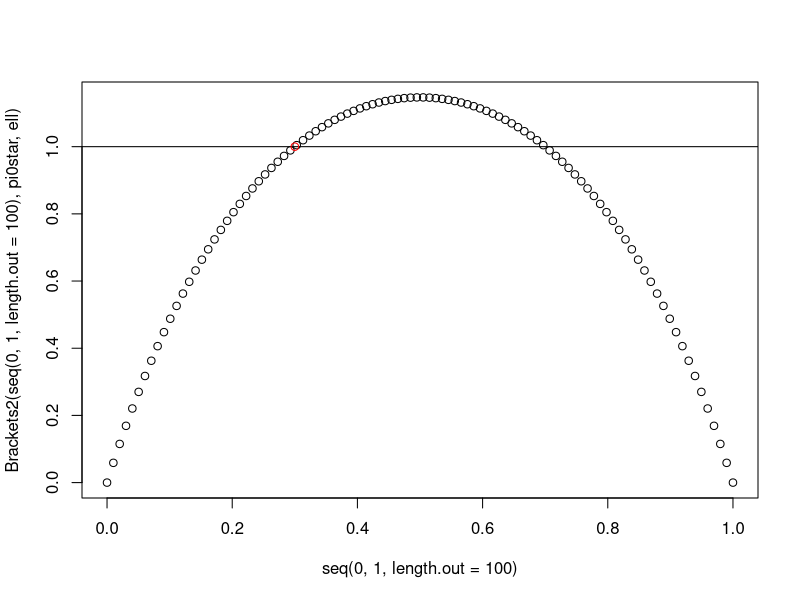
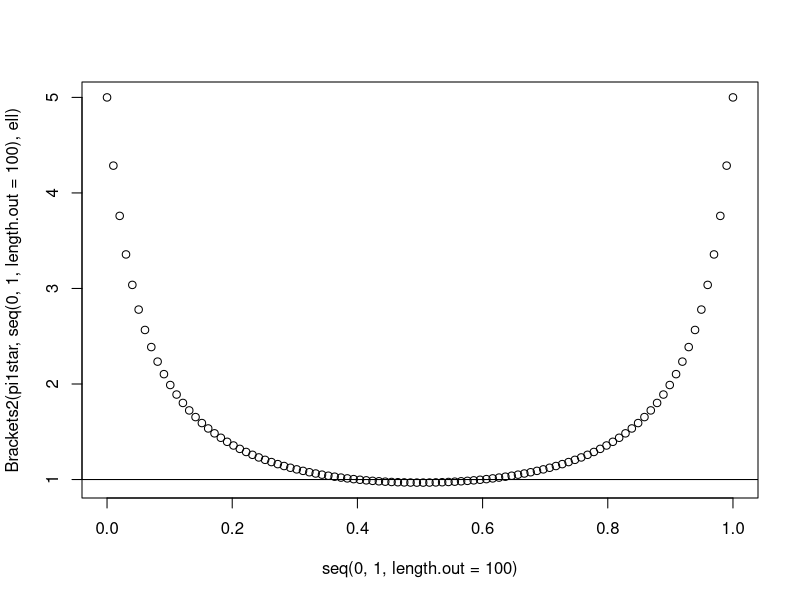

The R source for these figures, in order:
# Term between 'curly brackets' in bias in conditional model
Brackets <- function(pi1star, pi0star, omega, ell){
  ( pi1star * (1 - omega) - pi1star * (pi1star - pi0star) * (1 - ell) ) / 
    ( omega * (1 - omega) - (pi1star - pi0star) ^ 2 * ell * (1 - ell)) 
}
# Term between 'curly brackets' rewritten
Brackets2 <- function(pi1star, pi0star, ell){
  ( pi1star - pi1star ^ 2 ) / 
    ( pi1star * ell + pi0star * ( 1 - ell ) - pi1star ^ 2 * ell - pi0star ^ 2 * ( 1 - ell) )
}
pi1star <- 0.6
pi0star <- 0.3
ell <- 0.2
Brackets2(1 - pi0star, pi0star, ell)
Brackets2(pi1star, 1 - pi1star, ell)
omega <- pi1star * ell + pi0star * (1 - ell)
Brackets(pi1star, pi0star, omega, ell)
Brackets2(pi1star, pi0star, ell)

# Maximum for pi1star
plot(seq(0, 1, length.out = 100), Brackets2(seq(0, 1, length.out = 100), pi0star, ell))
abline(h = 1)
points(pi0star, 1, col = "red")
optimize(Brackets2, c(0, 1), pi0star = pi0star, ell = ell, maximum= TRUE)
# Maximum is always larger than 1, and equals 1 if pi

# Minimum for pi0star
plot(seq(0, 1, length.out = 100), Brackets2(pi1star, seq(0, 1, length.out = 100), ell))
abline(h = 1)
optimize(Brackets2, c(0, 1), pi1star = pi1star, ell = ell, maximum= F)

abc <- function(a, b, c){
  D <- b^2 - 4 * a * c
  if ( D > 0 )
  outPos <- ( - b + sqrt(D) ) / (2 * a)
  outNeg <- ( - b - sqrt(D) ) / (2 * a)
  c(outPos, outNeg)
}

